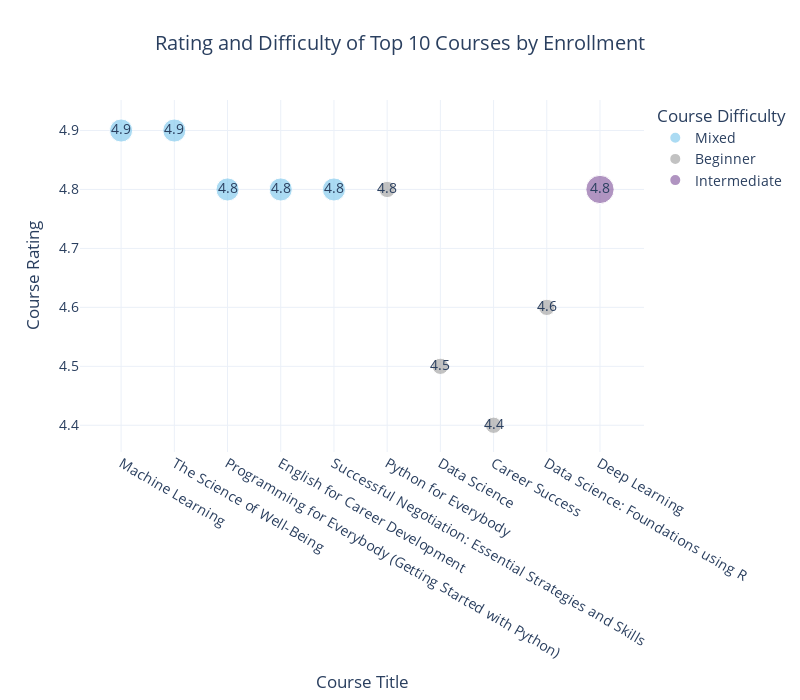

Notebook source saved alongside this figure:
### Markdown cell above
> 4.6. What are the ratings and difficulty levels of courses with highest enrollment?

### Code cell
discrete_colors = {"Mixed":"rgb(136,204,238)",
                   "Beginner":"rgb(169,169,169)",
                   "Intermediate":"rgb(144,103,167)",
                   "Advanced":"rgb(0,0,139)"}

#Plot a scatter plot displaying ratings and difficulty levels of courses with highest enrollment
fig_4=px.scatter(top_10_courses_by_students,
             x="course_title",
             y="course_rating",
             color="course_difficulty", 
             size="course_difficulty_numeric",
             title="Rating and Difficulty of Top 10 Courses by Enrollment",
             labels={"course_rating":"Course Rating", "course_title" : "Course Title",\
                      "course_difficulty":"Course Difficulty"},
             text="course_rating",
             template="plotly_white",
             color_discrete_map=discrete_colors)

fig_4.update_layout(font=dict(size=14),
                  title=dict(x=0.5),
                  width=800,
                  height=700)

fig_4.show()

### Figure 1 — Plotly figure (JSON) as saved in the notebook; plotly's stock layout.template omitted (floating-point values rounded to 4 significant figures)
{"data": [{"hovertemplate": "Course Difficulty=Mixed<br>Course Title=%{x}<br>Course Rating=%{text}<br>course_difficulty_numeric=%{marker.size}<extra></extra>", "legendgroup": "Mixed", "marker": {"color": "rgb(136,204,238)", "size": [2, 2, 2, 2, 2], "sizemode": "area", "sizeref": 0.0075, "symbol": "circle"}, "mode": "markers+text", "name": "Mixed", "orientation": "v", "showlegend": true, "text": [4.9, 4.9, 4.8, 4.8, 4.8], "type": "scatter", "x": ["Machine Learning", "The Science of Well-Being", "Programming for Everybody (Getting Started with Python)", "English for Career Development", "Successful Negotiation: Essential Strategies and Skills"], "xaxis": "x", "y": [4.9, 4.9, 4.8, 4.8, 4.8], "yaxis": "y"}, {"hovertemplate": "Course Difficulty=Beginner<br>Course Title=%{x}<br>Course Rating=%{text}<br>course_difficulty_numeric=%{marker.size}<extra></extra>", "legendgroup": "Beginner", "marker": {"color": "rgb(169,169,169)", "size": [1, 1, 1, 1], "sizemode": "area", "sizeref": 0.0075, "symbol": "circle"}, "mode": "markers+text", "name": "Beginner", "orientation": "v", "showlegend": true, "text": [4.8, 4.5, 4.4, 4.6], "type": "scatter", "x": ["Python for Everybody", "Data Science", "Career Success", "Data Science: Foundations using R"], "xaxis": "x", "y": [4.8, 4.5, 4.4, 4.6], "yaxis": "y"}, {"hovertemplate": "Course Difficulty=Intermediate<br>Course Title=%{x}<br>Course Rating=%{text}<br>course_difficulty_numeric=%{marker.size}<extra></extra>", "legendgroup": "Intermediate", "marker": {"color": "rgb(144,103,167)", "size": [3], "sizemode": "area", "sizeref": 0.0075, "symbol": "circle"}, "mode": "markers+text", "name": "Intermediate", "orientation": "v", "showlegend": true, "text": [4.8], "type": "scatter", "x": ["Deep Learning"], "xaxis": "x", "y": [4.8], "yaxis": "y"}], "layout": {"font": {"size": 14}, "height": 700, "legend": {"itemsizing": "constant", "title": {"text": "Course Difficulty"}, "tracegroupgap": 0}, "title": {"text": "Rating and Difficulty of Top 10 Courses by Enrollment", "x": 0.5}, "width": 800, "xaxis": {"anchor": "y", "domain": [0, 1], "title": {"text": "Course Title"}}, "yaxis": {"anchor": "x", "domain": [0, 1], "title": {"text": "Course Rating"}}}}
